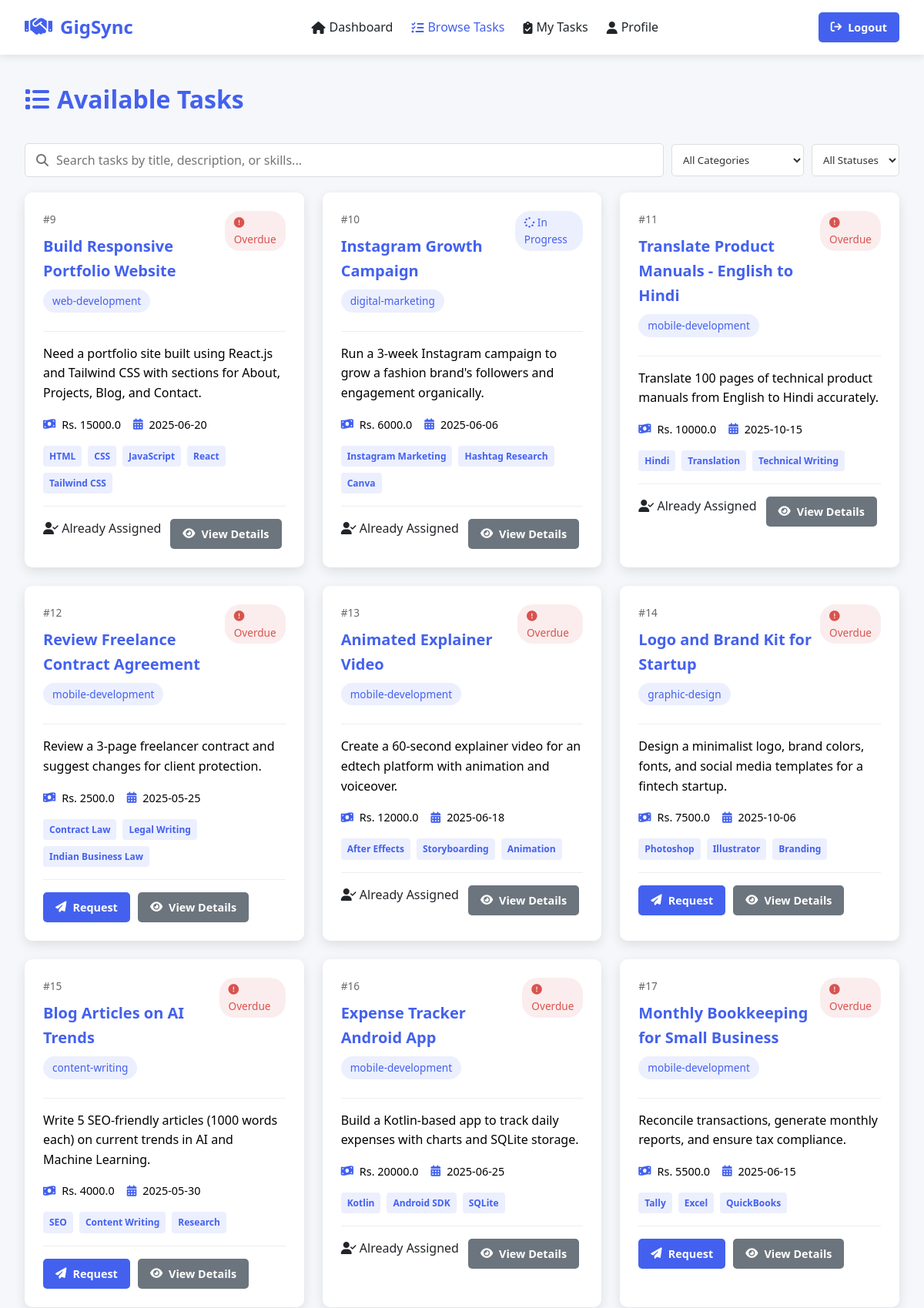
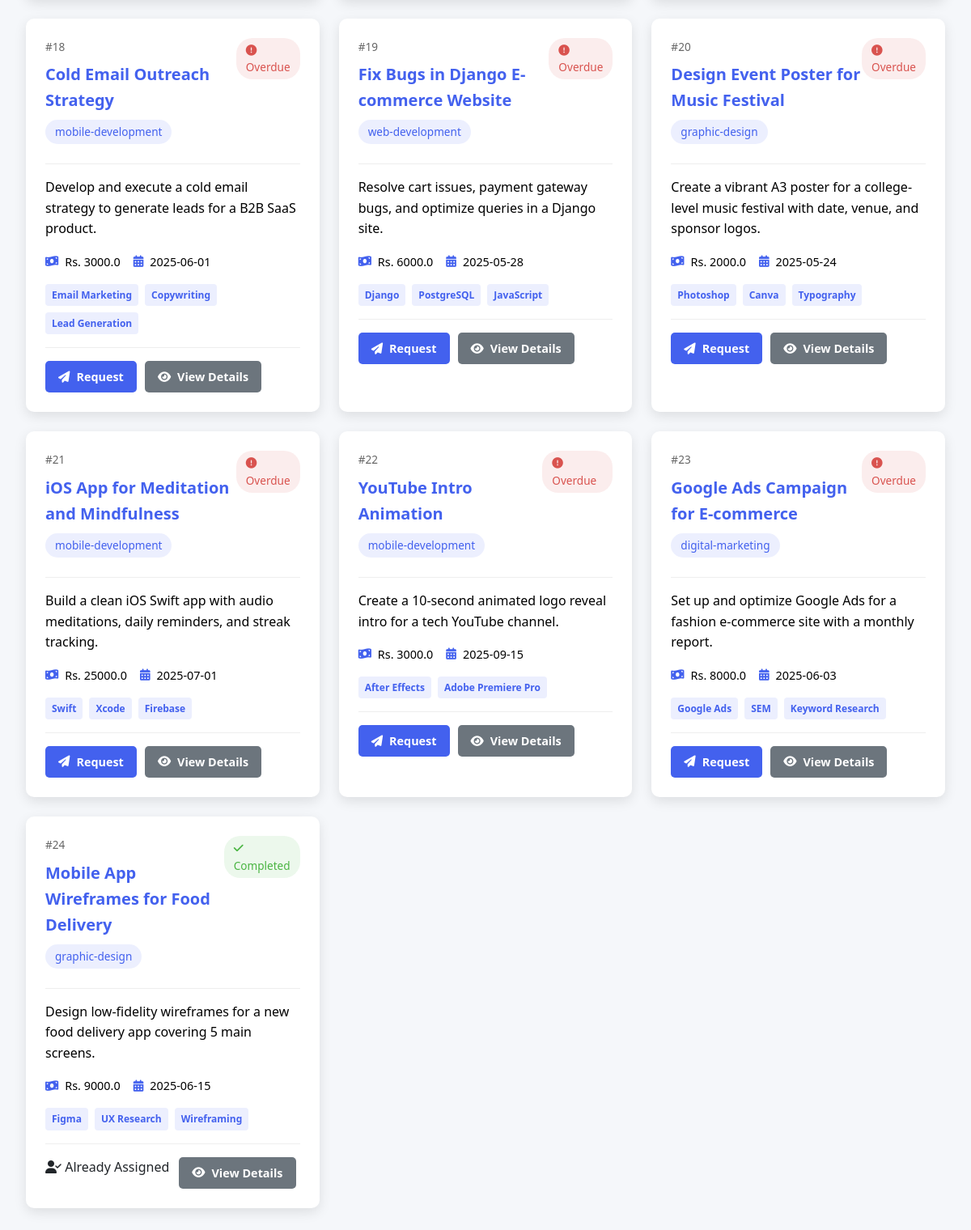
The app's page /freelancer_tasks with its own data (2 pictures, top to bottom).
### tables this page shows
CREATE TABLE tasks (
        id INTEGER PRIMARY KEY AUTOINCREMENT,
        title TEXT NOT NULL,
        category TEXT NOT NULL,
        description TEXT NOT NULL,
        budget REAL,
        deadline TEXT,
        skills TEXT,
        assigned_to TEXT,
        status TEXT DEFAULT 'Pending',
        created_at TIMESTAMP DEFAULT CURRENT_TIMESTAMP,
        creator_id INTEGER
    );

### app.py (the view)
@app.route("/freelancer_tasks")
def freelancer_tasks():
    connection = sqlite3.connect('task_manager.db')
    cursor = connection.cursor()
    cursor.execute('SELECT * FROM tasks')
    tasks = cursor.fetchall()
    freelancer_id = session.get('id')  # Get from session
    return render_template("freelancer_tasks.html", tasks=tasks, freelancer_id=freelancer_id)

### templates/freelancer_tasks.html (shortened to what this page needs)
<!DOCTYPE html>
<html lang="en">
<head>
    <link rel="stylesheet" href="https://cdnjs.cloudflare.com/ajax/libs/font-awesome/6.4.0/css/all.min.css">
    <link rel="stylesheet" href="{{ url_for('static', filename='css/freelancer_tasks.css') }}">
</head>
<body>
    <nav class="navbar">
        <a href="{{ url_for('tasks') }}" class="logo">
            <i class="fas fa-handshake"></i> GigSync
        </a>
        <ul class="nav-links">
            <li><a href="/freelancer_dashboard"><i class="fas fa-home"></i> Dashboard</a></li>
            <li><a href="{{ url_for('freelancer_tasks') }}" class="active"><i class="fas fa-tasks"></i> Browse Tasks</a></li>
            <li><a href="{{ url_for('my_assigned_tasks') }}"><i class="fas fa-clipboard-check"></i> My Tasks</a></li>
            <li><a href="/freelancer_profile"><i class="fas fa-user"></i> Profile</a></li>
        </ul>
        <div class="user-profile">
            <a href="/" style="text-decoration: none;" class="btn btn-primary"><i class="fas fa-sign-out"></i> Logout</a>
        </div>
    </nav>
    <div class="container">
        <div class="page-header">
            <h1><i class="fas fa-list"></i> Available Tasks</h1>
        </div>
        <div class="search-bar">
            <div class="search-input">
                <i class="fas fa-search"></i>
                <input type="text" id="searchInput" placeholder="Search tasks by title, description, or skills...">
            </div>
            <div class="filter-options">
                <select id="categoryFilter">
                    <option value="">All Categories</option>
                </select>
                <select id="statusFilter">
                    <option value="">All Statuses</option>
                </select>
            </div>
        </div>
        <div class="task-cards" id="card-view">
            {% for row in tasks %}
            <div class="task-card" data-title="{{ row[1] }}" data-description="{{ row[3] }}" data-category="{{ row[2] }}" data-status="{{ row[8] }}" data-skills="{{ row[6] }}">
                <div class="task-card-header">
                    <div>
                        <div class="task-id">#{{ row[0] }}</div>
                        <div class="task-title">{{ row[1] }}</div>
                        <div class="task-category">{{ row[2] }}</div>
                    </div>
                    <div>
                        {% if row[8] == 'pending' %}
                            <span class="task-status status-pending"><i class="fas fa-clock"></i> Pending</span>
                        {% elif row[8] == 'in-progress' %}
                            <span class="task-status status-in-progress"><i class="fas fa-spinner fa-spin"></i> In Progress</span>
                        {% elif row[8] == 'completed' %}
                            <span class="task-status status-completed"><i class="fas fa-check"></i> Completed</span>
                        {% else %}
                            <span class="task-status status-overdue"><i class="fas fa-exclamation-circle"></i> Overdue</span>
                        {% endif %}
                    </div>
                </div>
                <div class="task-content">
                    <div class="task-description">{{ row[3] }}</div>
                    <div class="task-info">
                        <div class="task-info-item">
                            <i class="fas fa-money-bill-wave"></i> Rs. {{ row[4] }}
                        </div>
                        <div class="task-info-item">
                            <i class="fas fa-calendar-alt"></i> {{ row[5] }}
                        </div>
                    </div>
                    <div class="task-skills">
                        {% for skill in row[6].split(',') %}
                            <span class="skill-badge">{{ skill }}</span>
                        {% endfor %}
                    </div>
                </div>
                <div class="task-footer">
                    {% if row[7]|int == freelancer_id %}
                        <span class="assigned-badge"><i class="fas fa-check-circle"></i> Assigned to you</span>
                        <div class="button-group">
                            <a href="{{ url_for('my_assigned_tasks') }}" class="btn btn-primary">
                                <i class="fas fa-clipboard-check"></i> Go to My Tasks
                            </a>
                            <a href="{{ url_for('freelancer_task_details', task_id=row[0]) }}" class="btn btn-secondary">
                                <i class="fas fa-eye"></i> View Details
                            </a>
                        </div>
                    {% elif not row[7] %}
                        <div class="button-group">
                            <a href="/sendrequest/{{row[0]}}" class="btn btn-primary">
                                <i class="fas fa-paper-plane"></i> Request
                            </a>
                            <a href="{{ url_for('freelancer_task_details', task_id=row[0]) }}" class="btn btn-secondary">
                                <i class="fas fa-eye"></i> View Details
                            </a>
                        </div>
                    {% else %}
                        <span class="assigned-badge"><i class="fas fa-user-check"></i> Already Assigned</span>
                        <a href="{{ url_for('freelancer_task_details', task_id=row[0]) }}" class="btn btn-secondary">
                            <i class="fas fa-eye"></i> View Details
                        </a>
                    {% endif %}
                </div>
            </div>
            {% endfor %}
        </div>
    </div>
</body>
</html>

### records on screen
tasks: id "9", title "Build Responsive Portfolio Website", category "web-development", status "Overdue", description "Need a portfolio site built using React.js and Tailwind CSS with sections for About, Projects, Blog, and Contact.", budget "15000.0", deadline "2025-06-20", skill "HTML" "CSS" "JavaScript" "React" "Tailwind CSS"
tasks: id "10", title "Instagram Growth Campaign", category "digital-marketing", status "in-progress" (drawn), description "Run a 3-week Instagram campaign to grow a fashion brand's followers and engagement organically.", budget "6000.0", deadline "2025-06-06", skill "Instagram Marketing" "Hashtag Research" "Canva"
tasks: id "11", title "Translate Product Manuals - English to Hindi", category "mobile-development", status "Overdue", description "Translate 100 pages of technical product manuals from English to Hindi accurately.", budget "10000.0", deadline "2025-10-15", skill "Hindi" "Translation" "Technical Writing"
tasks: id "12", title "Review Freelance Contract Agreement", category "mobile-development", status "Overdue", description "Review a 3-page freelancer contract and suggest changes for client protection.", budget "2500.0", deadline "2025-05-25", skill "Contract Law" "Legal Writing" "Indian Business Law"
tasks: id "13", title "Animated Explainer Video", category "mobile-development", status "Overdue", description "Create a 60-second explainer video for an edtech platform with animation and voiceover.", budget "12000.0", deadline "2025-06-18", skill "After Effects" "Storyboarding" "Animation"
tasks: id "14", title "Logo and Brand Kit for Startup", category "graphic-design", status "Overdue", description "Design a minimalist logo, brand colors, fonts, and social media templates for a fintech startup.", budget "7500.0", deadline "2025-10-06", skill "Photoshop" "Illustrator" "Branding"
tasks: id "15", title "Blog Articles on AI Trends", category "content-writing", status "Overdue", description "Write 5 SEO-friendly articles (1000 words each) on current trends in AI and Machine Learning.", budget "4000.0", deadline "2025-05-30", skill "SEO" "Content Writing" "Research"
tasks: id "16", title "Expense Tracker Android App", category "mobile-development", status "Overdue", description "Build a Kotlin-based app to track daily expenses with charts and SQLite storage.", budget "20000.0", deadline "2025-06-25", skill "Kotlin" "Android SDK" "SQLite"
tasks: id "17", title "Monthly Bookkeeping for Small Business", category "mobile-development", status "Overdue", description "Reconcile transactions, generate monthly reports, and ensure tax compliance.", budget "5500.0", deadline "2025-06-15", skill "Tally" "Excel" "QuickBooks"
tasks: id "18", title "Cold Email Outreach Strategy", category "mobile-development", status "Overdue", description "Develop and execute a cold email strategy to generate leads for a B2B SaaS product.", budget "3000.0", deadline "2025-06-01", skill "Email Marketing" "Copywriting" "Lead Generation"
tasks: id "19", title "Fix Bugs in Django E-commerce Website", category "web-development", status "Overdue", description "Resolve cart issues, payment gateway bugs, and optimize queries in a Django site.", budget "6000.0", deadline "2025-05-28", skill "Django" "PostgreSQL" "JavaScript"
tasks: id "20", title "Design Event Poster for Music Festival", category "graphic-design", status "Overdue", description "Create a vibrant A3 poster for a college-level music festival with date, venue, and sponsor logos.", budget "2000.0", deadline "2025-05-24", skill "Photoshop" "Canva" "Typography"
tasks: id "21", title "iOS App for Meditation and Mindfulness", category "mobile-development", status "Overdue", description "Build a clean iOS Swift app with audio meditations, daily reminders, and streak tracking.", budget "25000.0", deadline "2025-07-01", skill "Swift" "Xcode" "Firebase"
tasks: id "22", title "YouTube Intro Animation", category "mobile-development", status "Overdue", description "Create a 10-second animated logo reveal intro for a tech YouTube channel.", budget "3000.0", deadline "2025-09-15", skill "After Effects" "Adobe Premiere Pro"
tasks: id "23", title "Google Ads Campaign for E-commerce", category "digital-marketing", status "Overdue", description "Set up and optimize Google Ads for a fashion e-commerce site with a monthly report.", budget "8000.0", deadline "2025-06-03", skill "Google Ads" "SEM" "Keyword Research"
tasks: id "24", title "Mobile App Wireframes for Food Delivery", category "graphic-design", status "completed" (drawn), description "Design low-fidelity wireframes for a new food delivery app covering 5 main screens.", budget "9000.0", deadline "2025-06-15", skill "Figma" "UX Research" "Wireframing"
